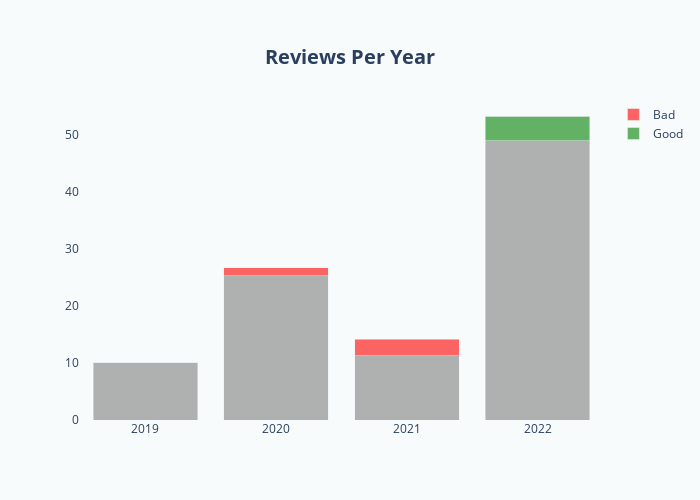

Here is the notebook cell this chart was saved with:
### Code cell
fig = make_subplots(rows=1, cols=1,
                    #vertical_spacing = 0.04,
subplot_titles=("",""))




fig.add_trace(go.Bar(x=data3.index, y=data3[data3.columns[0]].values.tolist(),name="", opacity=0.6, marker_color="grey",showlegend=False,),row=1, col=1)
fig.add_trace(go.Bar(x=data1.index, y=data1[data1.columns[0]].values.tolist(),name="Good", opacity=0.6, marker_color="green"),row=1, col=1)
fig.add_trace(go.Bar(x=data2.index, y=data2[data2.columns[0]].values.tolist(),name="Bad", opacity=0.6, marker_color="red"),row=1, col=1)


cf.layout_v1(fig,"Reviews Per Year",500,700,order)
fig.show()

### Figure 1 — Plotly figure (JSON) as saved in the notebook; plotly's stock layout.template omitted (floating-point values rounded to 4 significant figures)
{"data": [{"marker": {"color": "grey"}, "name": "", "opacity": 0.6, "showlegend": false, "type": "bar", "x": ["2022", "2020", "2021", "2019"], "xaxis": "x", "y": [49.05, 25.29, 11.29, 10.06], "yaxis": "y"}, {"marker": {"color": "green"}, "name": "Good", "opacity": 0.6, "type": "bar", "x": ["2022", "2020", "2021", "2019"], "xaxis": "x", "y": [4.312, 0, 0, 0], "yaxis": "y"}, {"marker": {"color": "red"}, "name": "Bad", "opacity": 0.6, "type": "bar", "x": ["2022", "2020", "2021", "2019"], "xaxis": "x", "y": [0, 1.448, 2.844, 0.02041], "yaxis": "y"}], "layout": {"barmode": "stack", "height": 500, "legend": {"groupclick": "toggleitem", "orientation": "v"}, "paper_bgcolor": "#F8FBFB", "plot_bgcolor": "#F8FBFB", "title": {"font": {"size": 20}, "text": "<b>Reviews Per Year</b>", "x": 0.5, "xanchor": "center", "y": 0.9, "yanchor": "top"}, "width": 700, "xaxis": {"anchor": "y", "categoryarray": ["2019", "2020", "2021", "2022"], "categoryorder": "array", "domain": [0, 1]}, "yaxis": {"anchor": "x", "domain": [0, 1], "gridcolor": "white", "griddash": "dot", "gridwidth": 0.1, "showgrid": true, "zeroline": false}}}
